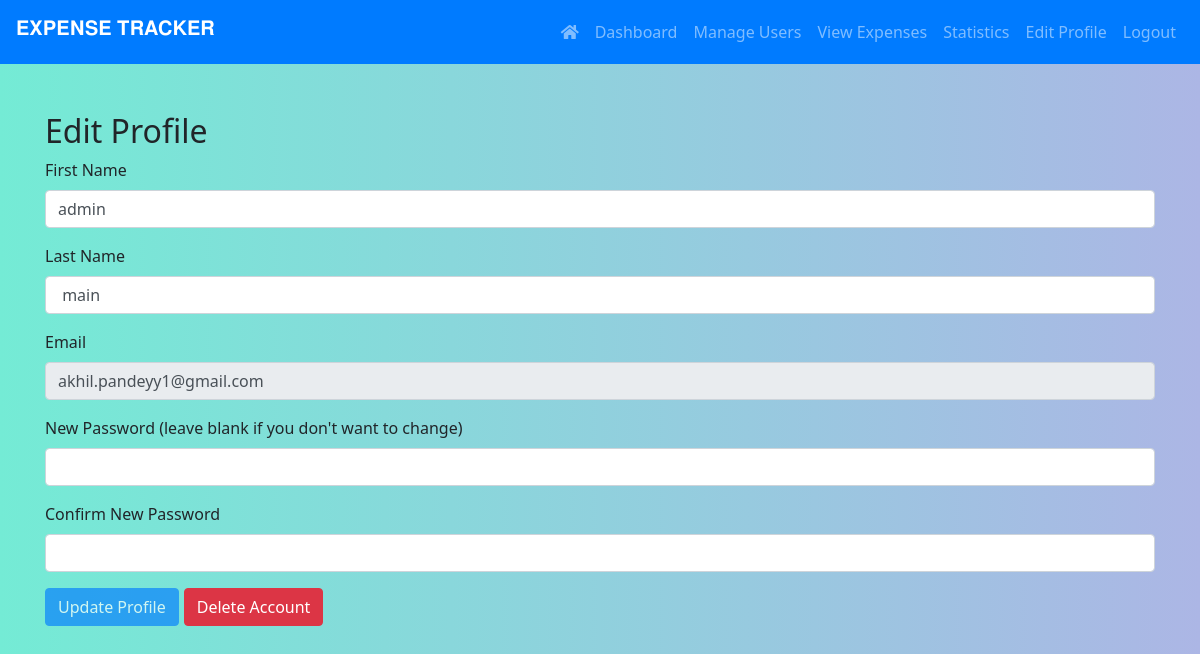
The app's page /edit_profile.php (signed in) with its own data.
### tables this page shows
CREATE TABLE `users` (
  `id` int(11) NOT NULL,
  `first_name` varchar(50) DEFAULT NULL,
  `last_name` varchar(50) DEFAULT NULL,
  `email` varchar(100) DEFAULT NULL,
  `password` varchar(255) DEFAULT NULL,
  `role` enum('admin','user') DEFAULT 'user',
  `otp` varchar(6) NOT NULL,
  `otp_created_at` datetime DEFAULT NULL,
  `created_at` timestamp NOT NULL DEFAULT current_timestamp(),
  `approve` tinyint(1) NOT NULL DEFAULT 0
);

### edit_profile.php (the view, shortened to what this page needs)
<?php
include 'header.php';
include 'db.php';
$user_id = $_SESSION['user_id'];
$stmt = $conn->prepare("SELECT first_name, last_name, email, role FROM users WHERE id = ?");
$stmt->bind_param("i", $user_id);
$stmt->execute();
$result = $stmt->get_result();
if ($result->num_rows > 0) {
    $user = $result->fetch_assoc();
} else {
    echo "User not found.";
    exit();
}
?>
<!DOCTYPE html>
<html lang="en">
<head>
    <link rel="stylesheet" href="https://cdn.jsdelivr.net/npm/sweetalert2@11.0.18/dist/sweetalert2.min.css">
    <link rel="stylesheet" href="https://stackpath.bootstrapcdn.com/bootstrap/4.5.2/css/bootstrap.min.css">
    <link rel="stylesheet" href="style.css">
</head>
<body>
    <div class="container mt-5">
        <h2>Edit Profile</h2>
        <form action="edit_profile.php" method="POST" id="profileForm">
            <div class="form-group">
                <label for="first_name">First Name</label>
                <input type="text" class="form-control" id="first_name" name="first_name" value="<?php echo htmlspecialchars($user['first_name']); ?>" required>
            </div>
            <div class="form-group">
                <label for="last_name">Last Name</label>
                <input type="text" class="form-control" id="last_name" name="last_name" value="<?php echo htmlspecialchars($user['last_name']); ?>" required>
            </div>
            <div class="form-group">
                <label for="email">Email</label>
                <input type="email" class="form-control" id="email" name="email" value="<?php echo htmlspecialchars($user['email']); ?>" required readonly>
            </div>
            <div class="form-group">
                <label for="password">New Password (leave blank if you don't want to change)</label>
                <input type="password" class="form-control" id="password" name="password">
            </div>
            <div class="form-group">
                <label for="confirm_password">Confirm New Password</label>
                <input type="password" class="form-control" id="confirm_password" name="confirm_password">
            </div>
            <div class="d-flex justify-content-between">
                <button type="submit" name="update_profile" class="btn btn-primary" id="updateButton" disabled>Update Profile</button>
                <button type="button" class="btn btn-danger" style="margin-right: auto; margin-left: 5px;" onclick="confirmDelete()">Delete Account</button>
            </div>
        </form>
    </div>
</body>
</html>

### style.css (style rules this page uses)
body { font-family: 'Segoe UI', Tahoma, Geneva, Verdana, sans-serif; background: linear-gradient(to right, #74ebd5, #acb6e5); min-height: 100vh; margin: 0; padding: 0; display: flex; flex-direction: column; }
.container { flex: 1; margin-top: 50px; }
.btn-primary, .btn-outline-light { background-color: #007bff; border-color: #007bff; }
.btn-primary { background-color: #007bff; border-color: #007bff; }

### header.php (style rules this page uses)
body { font-family: 'Roboto', sans-serif; }

### records on screen
users: first_name "admin", last_name "main", email "akhil.pandeyy1@gmail.com"
